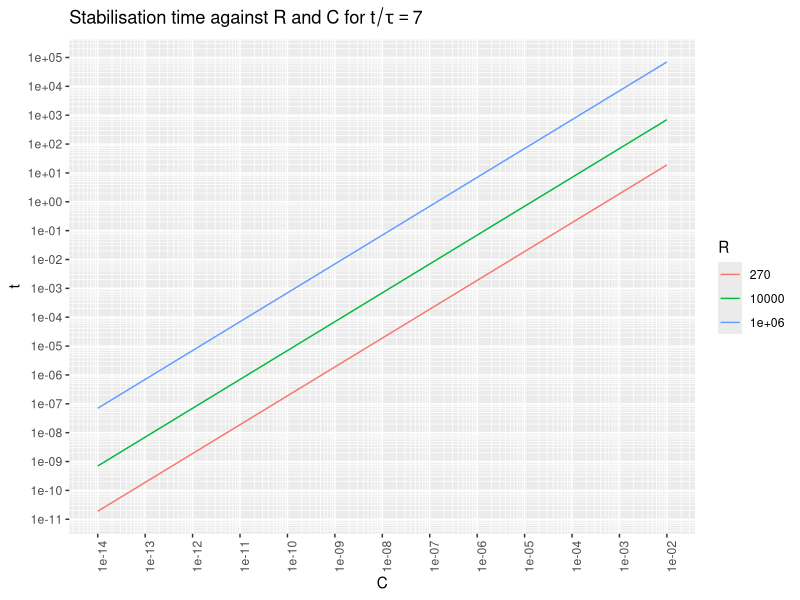
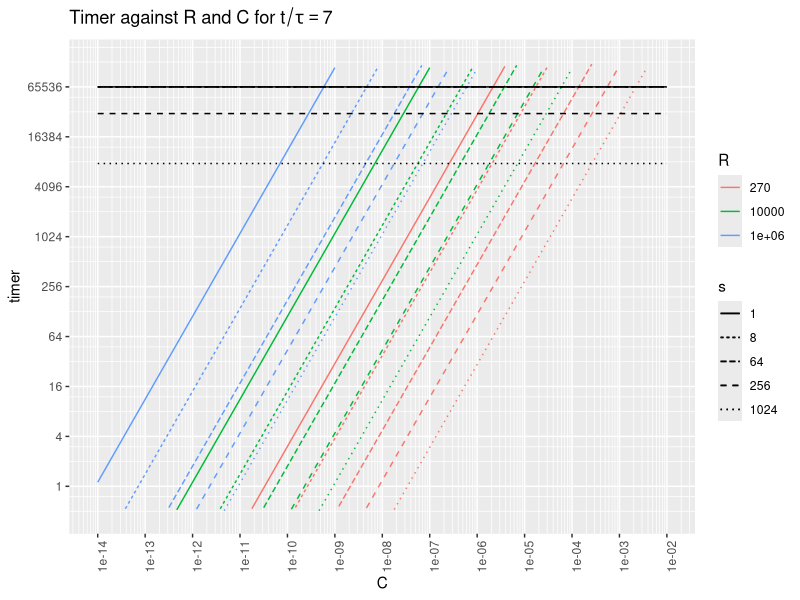

R code for these plots, in order:
#!/usr/bin/R -q --vanilla -f

library(ggplot2)
library(scales)


# Variable setup ###########################################################

# taus = t/RC
# t = timer*s/f

R = t(c(270, 10e3, 1e6))    # all drive resistors
colnames(R) = R
taustable = 7               # taus to stabilization
taufall = -log(1.1/5)       # taus from 5V to 1.1V
taurise = -log(1-1.1/5)     # taus from 0V to 1.1V     
f = 16e6                    # timer frequency
s = matrix(2^c(0,3,6,8,10)) # all prescaler factors
rownames(s) = s

# To choose the various scales, either we want to choose a
# minimum timer resolution and then optimize for fastest time,
# or choose a maximum time and then optimize for highest resolution.
tmax = 0.5
timermax = pmin(tmax*f/s, 2^16-1)

# Based on the max time and timer, max caps for each R and s
Cmax = (timermax*s/f/taustable) %*% (1/R)

# Based on a timer count of 1, min caps for each R and s
Cmin = (s/f/taurise) %*% (1/R)

# various E12-series capacitors over the full range
C = matrix(10^seq(-14, -2, by=1/12))
rownames(C) = C  # sprintf('%.2e', C)

# The stabilization time is two-dimensional, over C and R.
tm = taustable*C %*% R

# The stabilization timer value is three-dimensional, over C, R, and s.
timer = drop((f*tm) %o% (1/s))


# Plot utilities ###########################################################

# Adapted from https://stackoverflow.com/questions/30179442
log_breaks = function(maj, radix=10) {
  function(x) {
    minx = floor(min(logb(x, radix), na.rm=T)) - 1
    maxx = ceiling(max(logb(x, radix), na.rm=T)) + 1
    n_major = maxx - minx + 1
    major_breaks = seq(minx, maxx, by=1)
    if (maj) {
      breaks = major_breaks
    } else {
      breaks = rep(logb(1:(radix-1), radix), times=n_major) +
               rep(major_breaks, each=radix-1)
    }
    radix^breaks
  }
}
scale_x_log_eng = function(..., radix=10) {
  scale_x_continuous(..., trans=log_trans(radix),
                     breaks=log_breaks(TRUE, radix),
                     minor_breaks=log_breaks(FALSE, radix))
}
scale_y_log_eng = function(..., radix=10) {
  scale_y_continuous(..., trans=log_trans(radix),
                     breaks=log_breaks(TRUE, radix),
                     minor_breaks=log_breaks(FALSE, radix))
}


# Plotting #################################################################

tm_df = as.data.frame.table(tm)
colnames(tm_df) = c('C', 'R', 't')
tm_df$C = as.numeric(levels(tm_df$C))[tm_df$C]
ggplot(tm_df, aes(x=C, y=t, colour=R, group=R)) +
   ggtitle(bquote(paste('Stabilisation time against R and C for ',
                        t/tau == .(taustable)))) +
   geom_line() +
   scale_x_log_eng() + scale_y_log_eng() +
   theme(axis.text.x=element_text(angle=90))


tmr_df = as.data.frame.table(timer)
colnames(tmr_df) = c('C', 'R', 's', 'timer')
tmr_df$C = as.numeric(levels(tmr_df$C))[tmr_df$C]

maxdf = as.data.frame.table(drop(replicate(2, timermax)))
colnames(maxdf) = c('s', 'C', 'timer')
levels(maxdf$C) = c(1e-14, 1e-2)
maxdf$C = as.numeric(levels(maxdf$C))[maxdf$C]

ggplot(data=tmr_df, aes(x=C, y=timer, linetype=s)) +
   ggtitle(bquote(paste('Timer against R and C for ',
                        t/tau == .(taustable)))) +
   geom_line(aes(colour=R, group=interaction(R,s))) +
   geom_line(data=maxdf, aes(group=s)) +
   scale_x_log_eng() +
   scale_y_log_eng(radix=4, limits=2^c(-1,17)) +
   theme(axis.text.x=element_text(angle=90))
